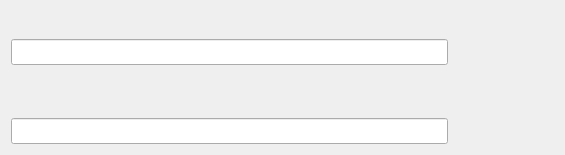
   <widget class="QWidget" name="widget_dirs" native="true">
    <property name="geometry">
     <rect>
      <x>110</x>
      <y>70</y>
      <width>571</width>
      <height>181</height>
     </rect>
    </property>
    <layout class="QVBoxLayout" name="verticalLayout_3">
     <property name="spacing">
      <number>25</number>
     </property>
     <property name="sizeConstraint">
      <enum>QLayout::SetFixedSize</enum>
     </property>
     <item>
      <layout class="QVBoxLayout" name="verticalLayout_2">
       <property name="spacing">
        <number>4</number>
       </property>
       <property name="sizeConstraint">
        <enum>QLayout::SetFixedSize</enum>
       </property>
       <item>
        <widget class="QLabel" name="label_uVision">
         <property name="minimumSize">
          <size>
           <width>127</width>
           <height>24</height>
          </size>
         </property>
         <property name="maximumSize">
          <size>
           <width>127</width>
           <height>24</height>
          </size>
         </property>
         <property name="toolTip">
          <string>Keil uVision project path on your PC (*.uvprojx file)</string>
         </property>
         <property name="styleSheet">
          <string notr="true">background-image: url(:/Assets/label_uVision.png);</string>
         </property>
         <property name="text">
          <string/>
         </property>
        </widget>
       </item>
       <item>
        <layout class="QHBoxLayout" name="horizontalLayout_2">
         <property name="spacing">
          <number>0</number>
         </property>
         <property name="sizeConstraint">
          <enum>QLayout::SetFixedSize</enum>
         </property>
         <item>
          <widget class="QLineEdit" name="lineEdit_uVisionPath">
           <property name="enabled">
            <bool>true</bool>
           </property>
           <property name="minimumSize">
            <size>
             <width>437</width>
             <height>26</height>
            </size>
           </property>
           <property name="maximumSize">
            <size>
             <width>437</width>
             <height>26</height>
            </size>
           </property>
           <property name="cursor">
            <cursorShape>ForbiddenCursor</cursorShape>
           </property>
           <property name="toolTip">
            <string>Keil uVision project path on your PC</string>
           </property>
           <property name="autoFillBackground">
            <bool>false</bool>
           </property>
           <property name="styleSheet">
            <string notr="true">border-image: url(:/Assets/line_edit.png);
color: rgb(150, 150, 150);
font: 11pt &quot;Segoe UI&quot;;</string>
           </property>
           <property name="echoMode">
            <enum>QLineEdit::Normal</enum>
           </property>
           <property name="readOnly">
            <bool>true</bool>
           </property>
           <property name="placeholderText">
            <string/>
           </property>
          </widget>
         </item>
         <item>
          <widget class="QPushButton" name="pushButton_uVisionBrowse">
           <property name="enabled">
            <bool>true</bool>
           </property>
           <property name="minimumSize">
            <size>
             <width>106</width>
             <height>25</height>
            </size>
           </property>
           <property name="maximumSize">
            <size>
             <width>106</width>
             <height>25</height>
            </size>
           </property>
           <property name="cursor">
            <cursorShape>PointingHandCursor</cursorShape>
           </property>
           <property name="toolTip">
            <string>Look for uVision project path in your PC</string>
           </property>
           <property name="styleSheet">
            <string notr="true">background-image: url(:/Assets/button_browse.png);</string>
           </property>
           <property name="text">
            <string/>
           </property>
           <property name="flat">
            <bool>true</bool>
           </property>
          </widget>
         </item>
        </layout>
       </item>
      </layout>
     </item>
     <item>
      <layout class="QVBoxLayout" name="verticalLayout">
       <property name="spacing">
        <number>4</number>
       </property>
       <property name="sizeConstraint">
        <enum>QLayout::SetFixedSize</enum>
       </property>
       <item>
        <widget class="QLabel" name="label_Cube">
         <property name="minimumSize">
          <size>
           <width>231</width>
           <height>24</height>
          </size>
         </property>
         <property name="maximumSize">
          <size>
           <width>231</width>
           <height>24</height>
          </size>
         </property>
         <property name="toolTip">
          <string>STCubeMX generated project path on your PC (*.ioc file)</string>
         </property>
         <property name="styleSheet">
          <string notr="true">background-image: url(:/Assets/label_cube.png);</string>
         </property>
         <property name="text">
          <string/>
         </property>
        </widget>
       </item>
       <item>
        <layout class="QHBoxLayout" name="horizontalLayout">
         <property name="spacing">
          <number>0</number>
         </property>
         <property name="sizeConstraint">
          <enum>QLayout::SetFixedSize</enum>
         </property>
         <item>
          <widget class="QLineEdit" name="lineEdit_CubePath">
           <property name="enabled">
            <bool>true</bool>
           </property>
           <property name="minimumSize">
            <size>
             <width>437</width>
             <height>26</height>
            </size>
           </property>
           <property name="maximumSize">
            <size>
             <width>437</width>
             <height>26</height>
            </size>
           </property>
           <property name="cursor">
            <cursorShape>ForbiddenCursor</cursorShape>
           </property>
           <property name="toolTip">
            <string>STCube generated project path on your PC</string>
           </property>
           <property name="styleSheet">
            <string notr="true">border-image: url(:/Assets/line_edit.png);
font: 11pt &quot;Segoe UI&quot;;
color: rgb(150, 150, 150);</string>
           </property>
           <property name="dragEnabled">
            <bool>false</bool>
           </property>
           <property name="readOnly">
            <bool>true</bool>
           </property>
           <property name="placeholderText">
            <string/>
           </property>
          </widget>
         </item>
         <item>
          <widget class="QPushButton" name="pushButton_CubeBrowse">
           <property name="minimumSize">
            <size>
             <width>106</width>
             <height>25</height>
            </size>
           </property>
           <property name="maximumSize">
            <size>
             <width>106</width>
             <height>25</height>
            </size>
           </property>
           <property name="cursor">
            <cursorShape>PointingHandCursor</cursorShape>
           </property>
           <property name="toolTip">
            <string>Look for STCubeMX generated project path in your PC</string>
           </property>
           <property name="styleSheet">
            <string notr="true">background-image: url(:/Assets/button_browse.png);</string>
           </property>
           <property name="text">
            <string/>
           </property>
           <property name="flat">
            <bool>true</bool>
           </property>
          </widget>
         </item>
        </layout>
       </item>
      </layout>
     </item>
    </layout>
   </widget>
